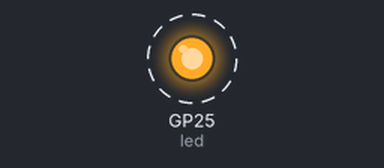
The program below on a simulated Raspberry Pi Pico running MicroPython. Parts: output pins drawn as LEDs (lit = HIGH). Dashed ring = blinking. What the program prints to the serial console is not drawn.

Above: at 0.15 s.
Timing chart, 0 to 3.0 s (numbered marks = the images above):
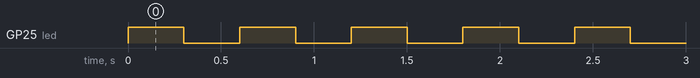

Measured:
- by itself, GP25 (led): alternates HIGH for 0.30 s and LOW for 0.30 s

The program:

BlinkThree.py
```python
from machine import Pin
from time import sleep

led = Pin("LED", Pin.OUT)
led.value(0)

def BlinkThree():
    i =0
    while i<3:
        led.toggle()
        sleep(.3)
        i=i+1

while True:
    BlinkThree()
    print("Doing it again")
```
